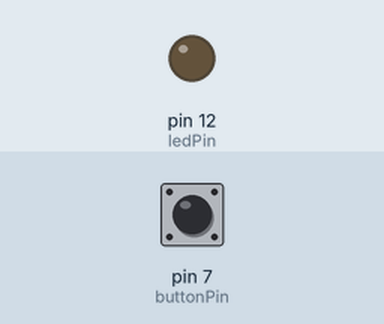
Recording of a sketch running on a simulated Arduino Uno, built with avr-gcc and run on an emulated ATmega328P. On the bench: output pins drawn as LEDs (lit = HIGH). The test bench sets the inputs (shaded band); at power-on: pin 7 (buttonPin) LOW. What the sketch prints to the serial monitor is not drawn.

Above: at 1.2 s.
1.3 s: pin 7 (buttonPin) pulled HIGH for 0.15 s
At 1.38 s:
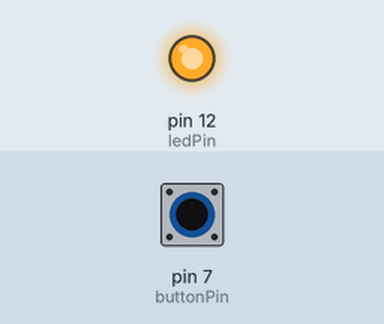
2.9 s: pin 7 (buttonPin) pulled HIGH for 3.2 s
At 6.8 s:
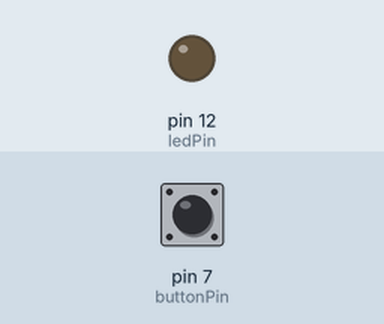
Timing chart, 0 to 8.3 s (numbered marks = the images above; inputs shaded):
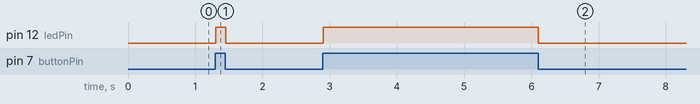

Measured:
- after the input at 1.3 s, pin 12 (ledPin): LOW → HIGH at once, → LOW 0.15 s later
- after the input at 2.9 s, pin 12 (ledPin): LOW → HIGH at once, → LOW 3.2 s later

The sketch:

led-blink-with-button.ino
```cpp
int buttonPin = 7;
int ledPin = 12;
void setup() {
  Serial.begin(9600);
  pinMode(buttonPin, INPUT);
  pinMode(ledPin, OUTPUT);
}

void loop() {
  bool val = digitalRead(buttonPin);
  Serial.println(val);
  if (val) {
    digitalWrite(ledPin, HIGH);
  }else {
    digitalWrite(ledPin, LOW);
  }
}
```
